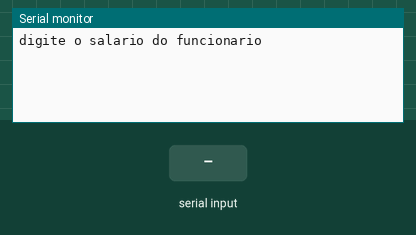
The sketch below on a simulated Arduino Uno, built with avr-gcc and run on an emulated ATmega328P. Shown: the last lines printed to the serial monitor. Inputs (shaded band) come from the test bench.

Above: at 1.2 s.
1.3 s: "90,45\n" received over Serial
At 1.9 s:
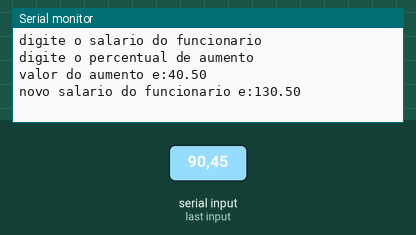
2.8 s: "30,150\n" received over Serial
At 4.6 s:
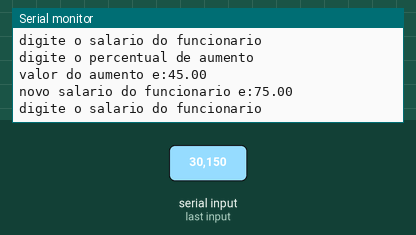

Measured:
- after the input at 1.3 s, the serial monitor: prints a new line at once (image 1)
- after the input at 2.8 s, the serial monitor: prints a new line at once (image 2)

The sketch:

exercicio_2.ino
```cpp
void setup() {
  Serial.begin(9600);
}
void loop() {
  float sal, perc, aumento, novosal;
  Serial.println("digite o salario do funcionario");
  while (!Serial.available())
    ;
  sal = Serial.parseFloat();

  Serial.println("digite o percentual de aumento");
  while (!Serial.available())
    ;
  perc = Serial.parseFloat();
  aumento = sal * perc / 100;
  novosal = sal + aumento;
  Serial.print("valor do aumento e:");
  Serial.println(aumento);
  Serial.print("novo salario do funcionario e:");
  Serial.println(novosal);
  delay(1000);
}
```
